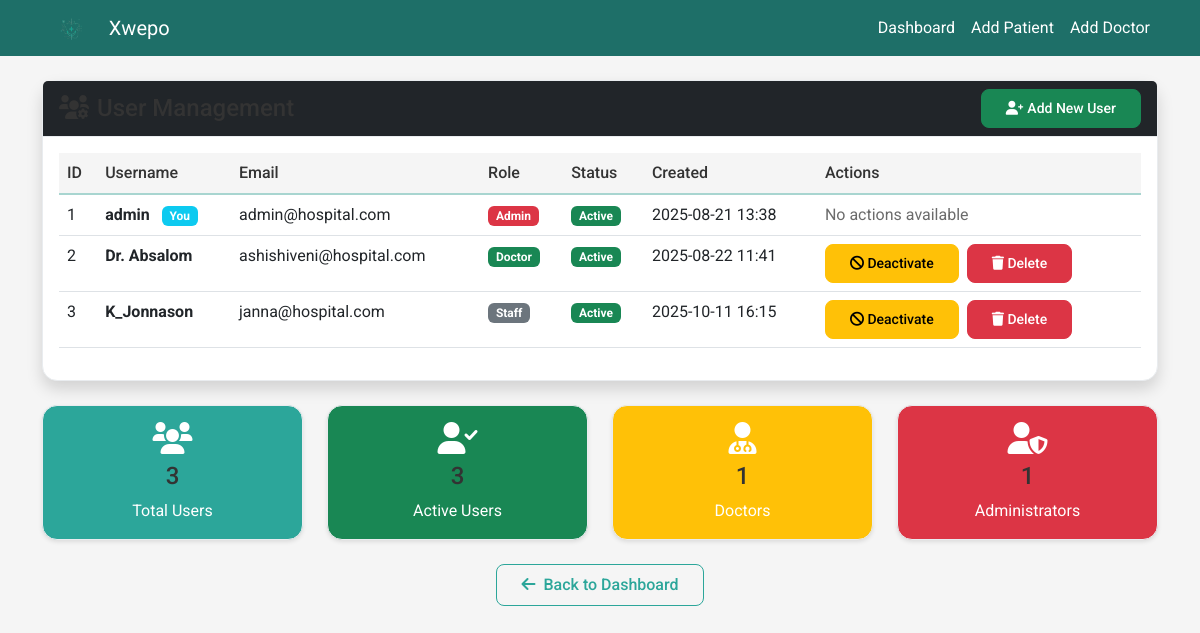
Page /users (signed in) on the earlier database version.
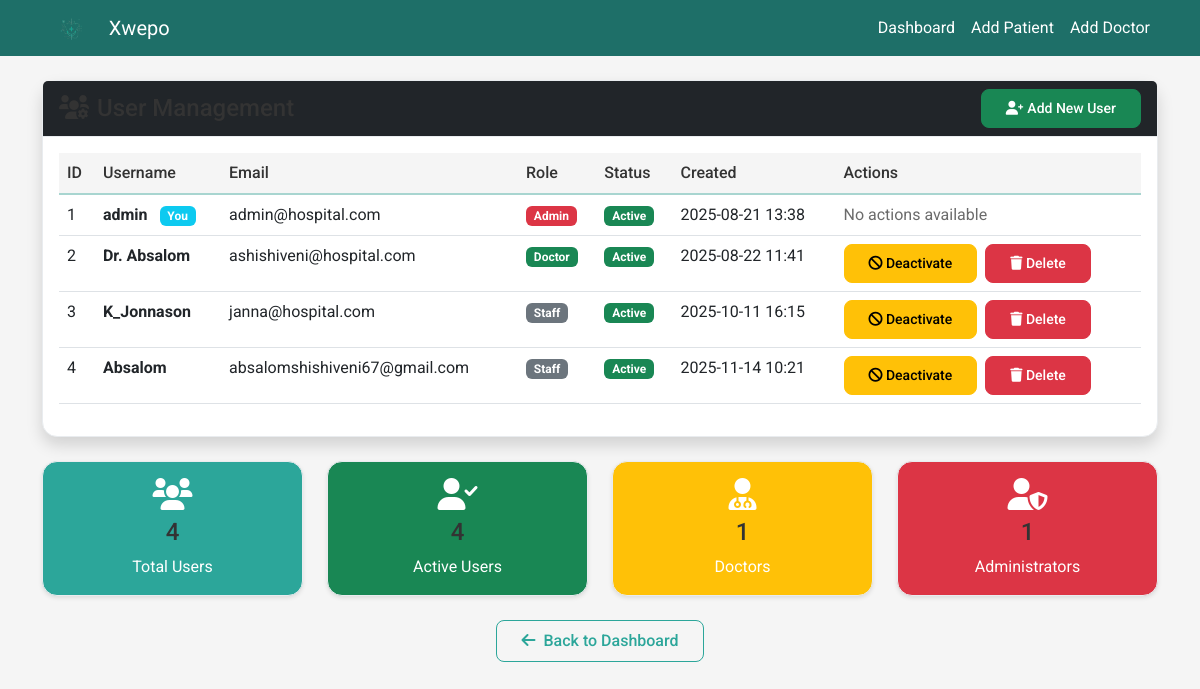
Same page on the later database version.
### models.py (models this page shows, shortened)
class User(UserMixin, db.Model):
    id = db.Column(db.Integer, primary_key=True)
    username = db.Column(db.String(80), unique=True, nullable=False)
    email = db.Column(db.String(120), unique=True, nullable=False)
    password_hash = db.Column(db.String(128))
    role = db.Column(db.String(20), default='staff')  # admin, doctor, staff
    is_active = db.Column(db.Boolean, default=True)
    created_at = db.Column(db.DateTime, default=datetime.now)

### app.py (the view)
@app.route('/users')
@login_required
def users():
    if current_user.role != 'admin':
        flash('Access denied. Admin privileges required.', 'error')
        return redirect(url_for('index'))
    try:
        users = User.query.all()
        return render_template('users.html', users=users)
    except Exception as e:
        flash(f"Error loading users: {str(e)}", "error")
        return render_template('users.html', users=[])

### app.py (called while the page is built)
@login_manager.user_loader
def load_user(user_id):
    return User.query.get(int(user_id))

### templates/users.html (shortened to what the changed rows need)
<!DOCTYPE html>
<html lang="en">
<head>
    <link href="https://cdn.jsdelivr.net/npm/bootstrap@5.3.0/dist/css/bootstrap.min.css" rel="stylesheet" onerror="this.onerror=null;this.href='{{ url_for('static', filename='libs/bootstrap/bootstrap.min.css') }}'">
    <link href="{{ url_for('static', filename='libs/fontawesome/css/all.min.css') }}" rel="stylesheet">
    <link href="{{ url_for('static', filename='css/color-scheme.css') }}" rel="stylesheet">
    <link href="{{ url_for('static', filename='css/color-scheme.css') }}" rel="stylesheet">
</head>
<body style="background-color: var(--light-gray);">
    <div class="container mt-4">
        <div class="row">
            <div class="col-12">
                <div class="card shadow">
                    <div class="card-body">
                        {% if users %}
                            <div class="table-responsive">
                                <table class="table table-hover">
                                    <thead class="table-dark">
                                        <tr>
                                            <th>ID</th>
                                            <th>Username</th>
                                            <th>Email</th>
                                            <th>Role</th>
                                            <th>Status</th>
                                            <th>Created</th>
                                            <th>Actions</th>
                                        </tr>
                                    </thead>
                                    <tbody>
                                        {% for user in users %}
                                        <tr>
                                            <td>{{ user.id }}</td>
                                            <td>
                                                <strong>{{ user.username }}</strong>
                                                {% if user.id == current_user.id %}
                                                    <span class="badge bg-info ms-2">You</span>
                                                {% endif %}
                                            </td>
                                            <td>{{ user.email }}</td>
                                            <td>
                                                <span class="badge bg-{{ 'danger' if user.role == 'admin' else 'success' if user.role == 'doctor' else 'secondary' }}">
                                                    {{ user.role.title() }}
                                                </span>
                                            </td>
                                            <td>
                                                <span class="badge bg-{{ 'success' if user.is_active else 'danger' }}">
                                                    {{ 'Active' if user.is_active else 'Inactive' }}
                                                </span>
                                            </td>
                                            <td>{{ user.created_at.strftime('%Y-%m-%d %H:%M') }}</td>
                                            <td>
                                                {% if user.id != current_user.id %}
                                                    <a href="{{ url_for('toggle_user_status', user_id=user.id) }}"
                                                       class="btn btn-{{ 'warning' if user.is_active else 'success' }} btn-sm me-1"
                                                       onclick="return confirm('{{ 'Deactivate' if user.is_active else 'Activate' }} user {{ user.username }}?')">
                                                        <i class="fas fa-{{ 'ban' if user.is_active else 'check' }}"></i>
                                                        {{ 'Deactivate' if user.is_active else 'Activate' }}
                                                    </a>
                                                    {% if user.role != 'admin' %}
                                                        <a href="{{ url_for('delete_user', user_id=user.id) }}"
                                                           class="btn btn-danger btn-sm delete-user-btn"
                                                           data-username="{{ user.username }}">
                                                            <i class="fas fa-trash"></i>
                                                            Delete
                                                        </a>
                                                    {% endif %}
                                                {% else %}
                                                    <span class="text-muted">No actions available</span>
                                                {% endif %}
                                            </td>
                                        </tr>
                                        {% endfor %}
                                    </tbody>
                                </table>
                            </div>
                        {% else %}
                            <p class="text-muted text-center">No users found.</p>
                        {% endif %}
                    </div>
                </div>
                <div class="row mt-4">
                    <div class="col-md-3">
                        <div class="card bg-primary text-white text-center">
                            <div class="card-body">
                                <i class="fas fa-users fa-2x mb-2"></i>
                                <h4>{{ users|length }}</h4>
                                <p class="mb-0">Total Users</p>
                            </div>
                        </div>
                    </div>
                    <div class="col-md-3">
                        <div class="card bg-success text-white text-center">
                            <div class="card-body">
                                <i class="fas fa-user-check fa-2x mb-2"></i>
                                <h4>{{ users|selectattr('is_active')|list|length }}</h4>
                                <p class="mb-0">Active Users</p>
                            </div>
                        </div>
                    </div>
                </div>
            </div>
        </div>
    </div>
    {% include 'modern_alerts.html' %}
</body>
</html>

Differences in the rows shown:
added User: id "4", username "Absalom", email "absalomshishiveni67@gmail.com", role "Staff", is_active "Active", created_at "2025-11-14 10:21", is_active "Deactivate"
Other differences:
{{ users|length }}: "3" → "4"
{{ users|selectattr('is_active')|list|length }}: "3" → "4"
